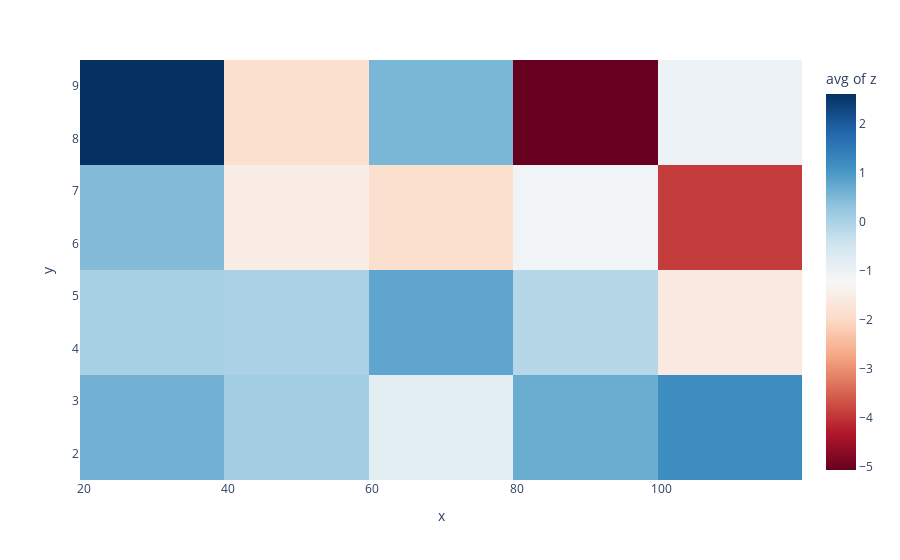

Source (notebook cell):
### Code cell
import plotly.express as px

# dimensions
dots_x = [k[1] for k,v in grid.items()]
dots_y = [k[0] for k,v in grid.items()]
dots_color = [v['banker']['mean'] for v in grid.values()]
print(dots_color)

fig = px.density_heatmap(x=dots_x, y=dots_y, z=dots_color, histfunc='avg', color_continuous_scale='RdBU')
fig.show()

### Figure 1 — Plotly figure (JSON) as saved in the notebook; plotly's stock layout.template omitted (floating-point values rounded to 4 significant figures)
{"data": [{"coloraxis": "coloraxis", "histfunc": "avg", "hovertemplate": "x=%{x}<br>y=%{y}<br>avg of z=%{z}<extra></extra>", "name": "", "type": "histogram2d", "x": [20, 30, 40, 50, 60, 70, 80, 90, 100, 20, 30, 40, 50, 60, 70, 80, 90, 100, 20, 30, 40, 50, 60, 70, 80, 90, 100, 20, 30, 40, 50, 60, 70, 80, 90, 100, 20, 30, 40, 50, 60, 70, 80, 90, 100, 20, 30, 40, 50, 60, 70, 80, 90, 100, 20, 30, 40, 50, 60, 70, 80, 90, 100], "xaxis": "x", "xbingroup": "x", "y": [2, 2, 2, 2, 2, 2, 2, 2, 2, 3, 3, 3, 3, 3, 3, 3, 3, 3, 4, 4, 4, 4, 4, 4, 4, 4, 4, 5, 5, 5, 5, 5, 5, 5, 5, 5, 6, 6, 6, 6, 6, 6, 6, 6, 6, 7, 7, 7, 7, 7, 7, 7, 7, 7, 8, 8, 8, 8, 8, 8, 8, 8, 8], "yaxis": "y", "ybingroup": "y", "z": [0.846, 0.177, 1.463, -0.815, -0.429, 0.651, -0.219, 0.866, -0.486, 0.351, 1.097, 1.056, -1.288, -1.233, -2.29, 1.93, 0.159, 2.857, -0.723, 0.161, 0.615, -0.489, 1.033, 1.99, 0.04, 0.586, 1.03, 0.382, 0.398, 0.367, -0.41, -1.451, 1.613, -2.894, 1.734, -4.229, -1.337, -1.196, -2.035, -2.616, -5.567, -1.009, -3.868, 1.953, 4.864, 0.109, 4.251, -1.412, -0.038, 4.055, -4.928, -4.34, 1.888, -12.7, 0.768, 4.453, -3.93, 0.199, 2.809, -1.736, -7.669, -2.465, -1.013]}], "layout": {"coloraxis": {"colorbar": {"title": {"text": "avg of z"}}, "colorscale": [[0, "rgb(103,0,31)"], [0.1, "rgb(178,24,43)"], [0.2, "rgb(214,96,77)"], [0.3, "rgb(244,165,130)"], [0.4, "rgb(253,219,199)"], [0.5, "rgb(247,247,247)"], [0.6, "rgb(209,229,240)"], [0.7, "rgb(146,197,222)"], [0.8, "rgb(67,147,195)"], [0.9, "rgb(33,102,172)"], [1, "rgb(5,48,97)"]]}, "legend": {"tracegroupgap": 0}, "margin": {"t": 60}, "xaxis": {"anchor": "y", "domain": [0, 1], "title": {"text": "x"}}, "yaxis": {"anchor": "x", "domain": [0, 1], "title": {"text": "y"}}}}
